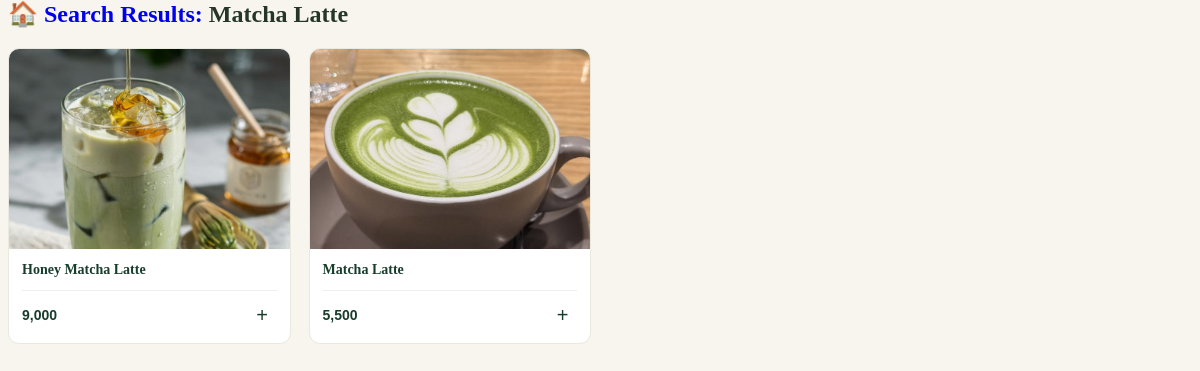
Page /search.php?keyword=Matcha Latte on the committed database.
### tables this page shows
CREATE TABLE `products` (
  `id` int(11) NOT NULL,
  `product_name` varchar(150) NOT NULL,
  `price` int(11) NOT NULL,
  `image` varchar(255) NOT NULL,
  `category_id` int(100) NOT NULL
);

### search.php (the view, shortened to what this page needs)
<?php
include('connection.php');
$keyword = trim($_GET['keyword'] ?? '');
$stmt = mysqli_prepare(
    $conn,
    "SELECT * FROM products
     WHERE product_name LIKE ?
     ORDER BY id DESC"
);
$search = "%" . $keyword . "%";
mysqli_stmt_bind_param($stmt, "s", $search);
mysqli_stmt_execute($stmt);
$result = mysqli_stmt_get_result($stmt);
?>
<link rel="stylesheet" href="css/style1.css">
<body>
    <h2>
        <a href="menu.php">🏠 Search Results:</a>
        <?php echo htmlspecialchars($keyword); ?>
    </h2>
    <div class="product-grid">
        <?php if (mysqli_num_rows($result) > 0) { ?>
            <?php while ($row = mysqli_fetch_assoc($result)) { ?>
                <?php
                $image = trim($row['image']);
                if (strpos($image, 'images/') === 0) {
                    $imagePath = $image;
                } else {
                    $imagePath = 'images/' . basename($image);
                }
                ?>
                <div class="product-card">
                    <img
                        src="<?php echo htmlspecialchars($imagePath); ?>"
                        alt="<?php echo htmlspecialchars($row['product_name']); ?>">
                    <div class="product-info">
                        <h3>
                            <?php echo htmlspecialchars($row['product_name']); ?>
                        </h3>
                        <div class="price">
                            <strong>
                                <?php echo number_format($row['price']); ?>
                            </strong>
                            <a href="add_to_cart.php?id=<?php echo (int)$row['id']; ?>">
                                +
                            </a>
                        </div>
                    </div>
                </div>
            <?php } ?>
        <?php } else { ?>
            <p>No products found.</p>
        <?php } ?>
    </div>
</body>

### css/style1.css (style rules this page uses)
* { margin-top: 0; padding: 0; box-sizing: border-box; }
body { font-family: Arial, Helvetica, sans-serif; background: var(--cream); color: var(--text); min-height: 100vh; overflow-x: hidden; }
h2 a { text-decoration: none; }
h1, h2, h3 { font-family: Georgia, serif; }
.product-grid { display: grid; grid-template-columns: repeat(4, minmax(0, 1fr)); gap: 18px; }
.product-card { background: white; border: 1px solid #e9e9e0; border-radius: 11px; overflow: hidden; transition: .3s; }
.product-card img { width: 100%; height: 200px; object-fit: cover; transition: .4s; }
.product-info { padding: 13px; }
.product-info h3 { color: var(--green); font-size: 14px; margin-bottom: 7px; }
.price { display: flex; justify-content: space-between; align-items: center; border-top: 1px solid #eee; padding-top: 10px; margin-top: 12px; }
.price strong { color: var(--green); font-size: 14px; }
.price a { width: 29px; height: 29px; border-radius: 50%; background: var(--light); color: var(--green); display: flex; align-items: center; justify-content: center; font-size: 20px; transition: .3s; text-decoration: none; }

### rows in the picture
products: image (picture), product_name "Honey Matcha Latte", price "9,000"
products: image (picture), product_name "Matcha Latte", price "5,500"

### other values in the picture
$keyword "Matcha Latte"
